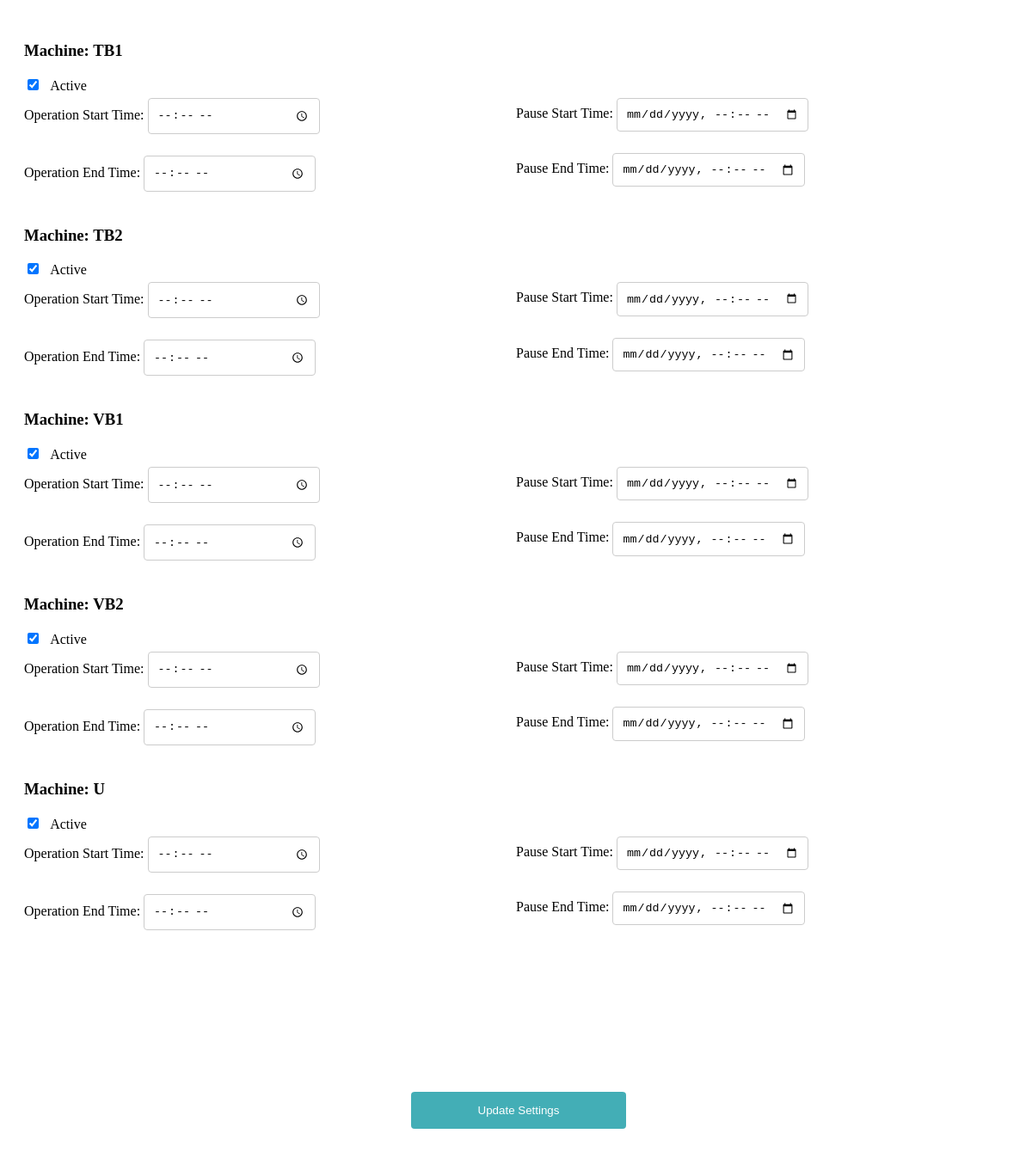
The page /admin on the database its author committed.
### app.py (models this page shows)
class LinearAccelerator(db.Model):
    id = db.Column(db.Integer, primary_key=True)
    name = db.Column(db.String(100), nullable=False)
    type = db.Column(db.String(50))  # e.g., TrueBeam, VitalBeam, etc.
    characteristics = db.Column(db.Text)  # Additional details about the machine
    appointments = db.relationship('Appointment', backref='linear_accelerator', lazy=True)
    is_active = db.Column(db.Boolean, default=True)  # Machine on/off state
    operation_start_time = db.Column(db.Time)  # Operation start time
    operation_end_time = db.Column(db.Time)  # Operation end time
    pause_start_time = db.Column(db.DateTime)  # Pause start time
    pause_end_time = db.Column(db.DateTime)  # Pause end time

### app.py (the view, shortened to what this page needs)
@app.route('/admin', methods=['GET', 'POST'])
def admin_control():
    machines = LinearAccelerator.query.all()
    return render_template('admin_control.html', machines=machines)

### app.py (called while the page is built)
@app.template_filter('datetimeformat')
def datetimeformat(value, format='%Y-%m-%dT%H:%M'):
    if value is None:
        return ""
    return value.strftime(format)

@app.template_filter('timeformat')
def timeformat(value, format='%H:%M'):
    if value is None:
        return ""
    return value.strftime(format)

### templates/admin_control.html (shortened to what this page needs)
<!DOCTYPE html>
<html lang="en">
<head>
    <link rel="stylesheet" href="{{ url_for('static', filename='admin_style.css') }}">
</head>
<body>
<form method="post" action="{{ url_for('admin_control') }}">
    {% for machine in machines %}
    <div class="machine-settings">
        <h3>Machine: {{ machine.name }}</h3>
        <input type="checkbox" name="is_active_{{ machine.id }}" {{ 'checked' if machine.is_active else '' }}> Active
        <div class="time-settings">
            <div class="operation-times">
                Operation Start Time: <input type="time" name="operation_start_time_{{ machine.id }}" value="{{ machine.operation_start_time|timeformat }}"><br>
                Operation End Time: <input type="time" name="operation_end_time_{{ machine.id }}" value="{{ machine.operation_end_time|timeformat }}"><br>
            </div>
            <div class="pause-times">
                Pause Start Time: <input type="datetime-local" name="pause_start_time_{{ machine.id }}" value="{{ machine.pause_start_time|datetimeformat }}"><br>
                Pause End Time: <input type="datetime-local" name="pause_end_time_{{ machine.id }}" value="{{ machine.pause_end_time|datetimeformat }}"><br>
            </div>
        </div>
    </div>
    {% endfor %}<br>
    <input type="submit" value="Update Settings">
</form>
</body>
</html>

### static/admin_style.css (style rules this page uses)
body { font-family:Georgia, 'Times New Roman', Times, serif; padding: 20px; background-image: linear-gradient(rgba(4, 9, 30, 0), rgba(4, 9, 30, 0)), url('https://iuxit.com.au/wp-content/uploads/2023/11/WhatsApp-Image-2023-11-26-at-4.08.50-AM.jpeg'); background-position: center; background-size: cover; background-attachment: fixed; }
form { margin-top: 20px; }
input[type="text"], input[type="time"], input[type="datetime-local"], select { padding: 10px; margin: 5px 0 20px 0; display: inline-block; border: 1px solid #ccc; border-radius: 4px; box-sizing: border-box; }
input[type="time"] { width: 200px; }
input[type="submit"] { width: 250px; background-color: rgba(43, 164, 173, 0.882); color: white; padding: 14px 20px; margin: 8px 0; border: none; border-radius: 4px; cursor: pointer; margin-left: 450px; margin-top: 130px; }
input[type="checkbox"] { margin-right: 10px; }
.machine-settings { margin-bottom: 20px; }
.time-settings { display: flex; justify-content: space-between; }
.time-settings > div { flex: 1; margin-right: 10px; }
.operation-times, .pause-times { display: inline-block; width: calc(50% - 5px); vertical-align: top; }

### rows shown on the page
LinearAccelerator: name "TB1"
LinearAccelerator: name "TB2"
LinearAccelerator: name "VB1"
LinearAccelerator: name "VB2"
LinearAccelerator: name "U"
